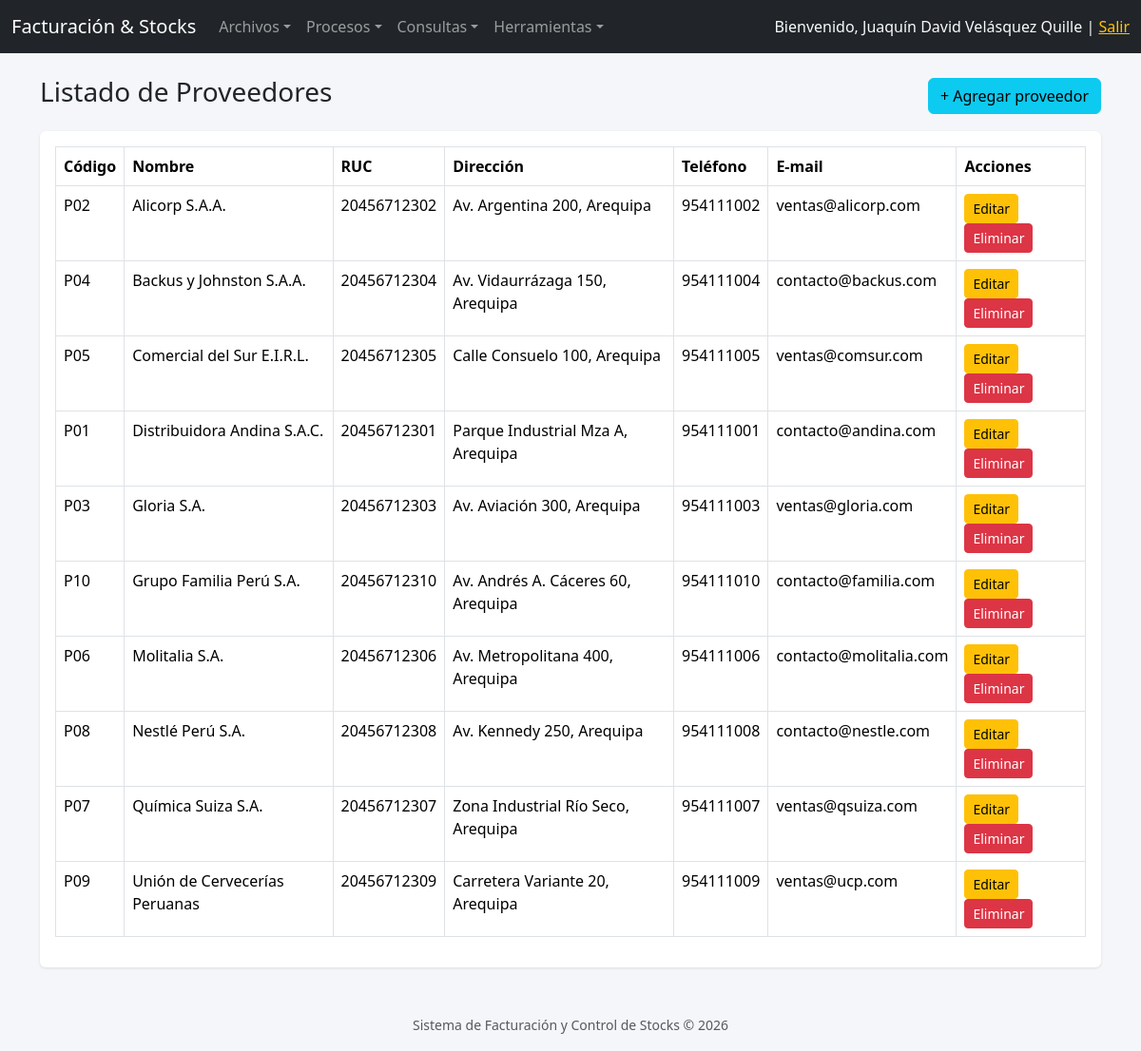
Page /proveedores/index.php (signed in) on the committed database.
### tables this page shows
CREATE TABLE proveedores (
  idproveedor    VARCHAR(3) PRIMARY KEY,
  nomproveedor   VARCHAR(128) NOT NULL,
  rucproveedor   VARCHAR(11),
  dirproveedor   VARCHAR(128),
  telproveedor   VARCHAR(9),
  emailproveedor VARCHAR(64),
  estado         CHAR(1) NOT NULL DEFAULT '1'
);

### conexion/Conexion.php (called while the page is built, shortened)
<?php
class Conexion
{
    private static $instancia = null;
    private $host   = 'localhost';
    private $dbname = 'facturacion';
    private $user   = 'root';
    private $pass   = '';
    private function __construct()
    {
        try {
            $dsn = "mysql:host={$this->host};dbname={$this->dbname};charset=utf8mb4";
            $this->pdo = new PDO($dsn, $this->user, $this->pass, [
                PDO::ATTR_ERRMODE            => PDO::ERRMODE_EXCEPTION,
                PDO::ATTR_DEFAULT_FETCH_MODE => PDO::FETCH_OBJ,
                PDO::ATTR_EMULATE_PREPARES   => false,
            ]);
        } catch (PDOException $e) {
            die('Error de conexión a la base de datos: ' . $e->getMessage());
        }
    }
    public static function getConexion()
    {
        if (self::$instancia === null) {
            self::$instancia = new Conexion();
        }
        return self::$instancia->pdo;
    }
}

### clases/Proveedor.php (called while the page is built, shortened)
<?php
require_once __DIR__ . '/../conexion/Conexion.php';
class Proveedor
{
    private $pdo;
    public function __construct()
    {
        $this->pdo = Conexion::getConexion();
    }
    public function listarProveedores()
    {
        $sql = "SELECT * FROM proveedores WHERE estado = '1' ORDER BY nomproveedor ASC";
        return $this->pdo->query($sql)->fetchAll();
    }
}

### proveedores/index.php (the view, shortened to what this page needs)
<?php
require_once __DIR__ . '/../clases/Proveedor.php';
require_once __DIR__ . '/../includes/header.php';
$proveedorModel = new Proveedor();
$proveedores = $proveedorModel->listarProveedores();
?>
<div class="d-flex justify-content-between align-items-center mb-3">
    <h3>Listado de Proveedores</h3>
    <a href="create.php" class="btn btn-info">+ Agregar proveedor</a>
</div>
<div class="card">
<div class="card-body">
<table class="table table-bordered table-hover">
    <thead>
        <tr>
            <th>Código</th><th>Nombre</th><th>RUC</th><th>Dirección</th><th>Teléfono</th><th>E-mail</th><th>Acciones</th>
        </tr>
    </thead>
    <tbody>
        <?php foreach ($proveedores as $row): ?>
        <tr>
            <td><?php echo htmlspecialchars($row->idproveedor); ?></td>
            <td><?php echo htmlspecialchars($row->nomproveedor); ?></td>
            <td><?php echo htmlspecialchars($row->rucproveedor); ?></td>
            <td><?php echo htmlspecialchars($row->dirproveedor); ?></td>
            <td><?php echo htmlspecialchars($row->telproveedor); ?></td>
            <td><?php echo htmlspecialchars($row->emailproveedor); ?></td>
            <td>
                <a href="update.php?id=<?php echo urlencode($row->idproveedor); ?>" class="btn btn-sm btn-warning">Editar</a>
                <a href="delete.php?id=<?php echo urlencode($row->idproveedor); ?>" class="btn btn-sm btn-danger"
                   onclick="return confirm('¿Eliminar este proveedor?');">Eliminar</a>
            </td>
        </tr>
        <?php endforeach; ?>
    </tbody>
</table>
</div>
</div>
<?php require_once __DIR__ . '/../includes/footer.php'; ?>

### css/style.css (style rules this page uses)
body { background-color: #f4f6f9; }
.card { box-shadow: 0 1px 3px rgba(0,0,0,.1); border: none; }
.table thead { background-color: #343a40; color: #fff; }

### rows in the picture
proveedores: idproveedor "P02", nomproveedor "Alicorp S.A.A.", rucproveedor "20456712302", dirproveedor "Av. Argentina 200, Arequipa", telproveedor "954111002", emailproveedor "ventas@alicorp.com"
proveedores: idproveedor "P04", nomproveedor "Backus y Johnston S.A.A.", rucproveedor "20456712304", dirproveedor "Av. Vidaurrázaga 150, Arequipa", telproveedor "954111004", emailproveedor "contacto@backus.com"
proveedores: idproveedor "P05", nomproveedor "Comercial del Sur E.I.R.L.", rucproveedor "20456712305", dirproveedor "Calle Consuelo 100, Arequipa", telproveedor "954111005", emailproveedor "ventas@comsur.com"
proveedores: idproveedor "P01", nomproveedor "Distribuidora Andina S.A.C.", rucproveedor "20456712301", dirproveedor "Parque Industrial Mza A, Arequipa", telproveedor "954111001", emailproveedor "contacto@andina.com"
proveedores: idproveedor "P03", nomproveedor "Gloria S.A.", rucproveedor "20456712303", dirproveedor "Av. Aviación 300, Arequipa", telproveedor "954111003", emailproveedor "ventas@gloria.com"
proveedores: idproveedor "P10", nomproveedor "Grupo Familia Perú S.A.", rucproveedor "20456712310", dirproveedor "Av. Andrés A. Cáceres 60, Arequipa", telproveedor "954111010", emailproveedor "contacto@familia.com"
proveedores: idproveedor "P06", nomproveedor "Molitalia S.A.", rucproveedor "20456712306", dirproveedor "Av. Metropolitana 400, Arequipa", telproveedor "954111006", emailproveedor "contacto@molitalia.com"
proveedores: idproveedor "P08", nomproveedor "Nestlé Perú S.A.", rucproveedor "20456712308", dirproveedor "Av. Kennedy 250, Arequipa", telproveedor "954111008", emailproveedor "contacto@nestle.com"
proveedores: idproveedor "P07", nomproveedor "Química Suiza S.A.", rucproveedor "20456712307", dirproveedor "Zona Industrial Río Seco, Arequipa", telproveedor "954111007", emailproveedor "ventas@qsuiza.com"
proveedores: idproveedor "P09", nomproveedor "Unión de Cervecerías Peruanas", rucproveedor "20456712309", dirproveedor "Carretera Variante 20, Arequipa", telproveedor "954111009", emailproveedor "ventas@ucp.com"

### other values in the picture
$_SESSION['nombres'] "Juaquín David Velásquez Quille"
